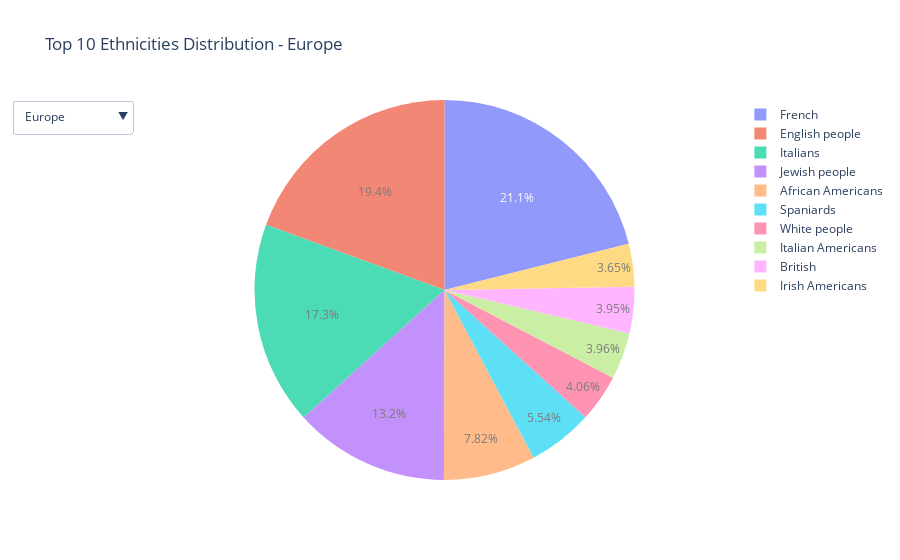

The cell this chart's notebook holds for it:
### Code cell
interactive_pie_plot(regions, title='Ethnicities Distribution', category_col='actor_ethnicity_label', num_top=10)

### Figure 1 — Plotly figure (JSON) as saved in the notebook; plotly's stock layout.template omitted (floating-point values rounded to 4 significant figures)
{"data": [{"labels": ["French", "English people", "Italians", "Jewish people", "African Americans", "Spaniards", "White people", "Italian Americans", "British", "Irish Americans"], "name": "Europe", "opacity": 0.7, "type": "pie", "values": [1138, 1049, 933, 715, 422, 299, 219, 214, 213, 197], "visible": true}, {"labels": ["French", "English people", "Italians", "Jewish people", "African Americans", "Spaniards", "White people", "Italian Americans", "British", "Irish Americans"], "name": "East Europe", "opacity": 0.7, "type": "pie", "values": [1138, 1049, 933, 715, 422, 299, 219, 214, 213, 197], "visible": false}, {"labels": [], "name": "West Europe", "opacity": 0.7, "type": "pie", "values": [], "visible": false}, {"labels": [], "name": "Nordic Europe", "opacity": 0.7, "type": "pie", "values": [], "visible": false}], "layout": {"title": {"text": "Top 10 Ethnicities Distribution - Europe"}, "updatemenus": [{"buttons": [{"args": [{"visible": [true, false, false, false]}, {"title": "Top 10 Ethnicities Distribution - Europe"}], "label": "Europe", "method": "update"}, {"args": [{"visible": [false, true, false, false]}, {"title": "Top 10 Ethnicities Distribution - East Europe"}], "label": "East Europe", "method": "update"}, {"args": [{"visible": [false, false, true, false]}, {"title": "Top 10 Ethnicities Distribution - West Europe"}], "label": "West Europe", "method": "update"}, {"args": [{"visible": [false, false, false, true]}, {"title": "Top 10 Ethnicities Distribution - Nordic Europe"}], "label": "Nordic Europe", "method": "update"}], "direction": "down", "showactive": true, "type": "dropdown"}]}}
